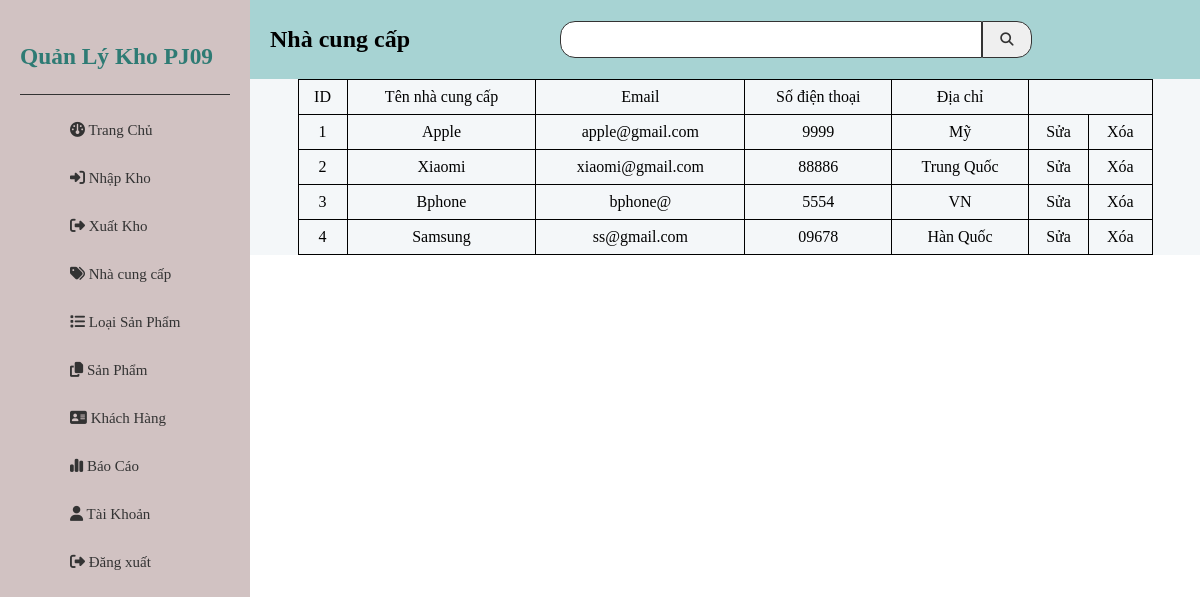
Screenshot of /TimKiemNCC.php with the database file from the repository.
### tables this page shows
CREATE TABLE `nhacungcap` (
  `id_nha_cc` int(50) NOT NULL,
  `ten_nha_cc` varchar(20) NOT NULL,
  `email_nha_cc` varchar(20) NOT NULL,
  `sdt_nha_cc` varchar(255) NOT NULL,
  `dia_chi_nha_cc` varchar(255) NOT NULL
);

### TimKiemNCC.php (the view, shortened to what this page needs)
<!DOCTYPE html>
<html lang="en">
<head>
    <link rel="stylesheet" href="index.css">
    <link rel="stylesheet" href="SanPham.css">
    <link rel="stylesheet" href="add.css">
</head>
<body>
    <div class="sidebar">
        <div class="sidebar-header">
            <h3><a href="TrangChu.php">Quản Lý Kho PJ09</a></h3>
        </div>
        <div class="sidebar-content">
            <ul>
                <li><a href="TrangChu.php"><i class="fa-solid fa-gauge"></i> Trang Chủ</a></li>
                <li><a href="NhapKho.php"><i class="fa-solid fa-right-to-bracket"></i> Nhập Kho</a></li>
                <li><a href="XuatKho.php"><i class="fa-solid fa-right-from-bracket"></i> Xuất Kho</a></li>
                <li><a href="NhaCungCap.php"><i class="fa-solid fa-tags"></i> Nhà cung cấp</a></li>
                <li><a href="LoaiSanPham.php"><i class="fa-solid fa-list"></i> Loại Sản Phẩm</a></li>
                <li><a href="SanPham.php"><i class="fa-solid fa-copy"></i> Sản Phẩm</a></li>
                <li><a href="KhachHang.php"><i class="fa-solid fa-address-card"></i> Khách Hàng</a></li>
                <li><a href="BaoCao.php"><i class="fa-solid fa-chart-simple"></i> Báo Cáo</a></li>
                <li><a href="TaiKhoan.php"><i class="fa-solid fa-user"></i> Tài Khoản</a></li>
                <li><a href="DangNhap.php"><i class="fa-solid fa-right-from-bracket"></i> Đăng xuất</a></li>
            </ul>
        </div>
    </div>
    <div class="content">
        <form class="timkiem" action="TimKiemNCC.php" method="post" placeholder="Tìm kiếm">
            <h1>Nhà cung cấp</h1>
            <input type ="text" name="noidung">
            <button type="submit" name ="search"><i class="fas fa-search"></i></button>
        </form>
        <?php
        if(isset($_POST["search"])){
            $noidung = $_POST['noidung'];
        }else {
            echo $noidung =false;
        }
        ?>
    <table>
            <thead>
                <tr>
                    <td>ID</td>
                    <td>Tên nhà cung cấp</td>
                    <td>Email </td>
                    <td>Số điện thoại</td>
                    <td>Địa chỉ</td>
                </tr>
            </thead>
            <tbody>
                <?php
                    include("connect.php");
                    $sql = "SELECT * FROM nhacungcap WHERE ten_nha_cc LIKE '%$noidung%' OR sdt_nha_cc LIKE '%$noidung%' OR dia_chi_nha_cc LIKE '%$noidung%' OR email_nha_cc LIKE '%$noidung%'";
                    $result = mysqli_query($conn, $sql);
                    while ($row = mysqli_fetch_array($result)) {
                ?>
                    <tr>
                        <td><?php echo $row['id_nha_cc']?> </td>
                        <td><?php echo $row['ten_nha_cc']?> </td>
                        <td><?php echo $row['email_nha_cc']?> </td>
                        <td><?php echo $row['sdt_nha_cc']?> </td>
                        <td><?php echo $row['dia_chi_nha_cc']?> </td>
                        <td>
                            <span> <a href="SuaNhaCungCap.php?this_id=<?php echo $row['id_nha_cc'] ?>"> Sửa   </a></span>
                        </td>
                        <td>
                            <span> <a href="XoaNhaCungCap.php?this_id=<?php echo $row['id_nha_cc'] ?>"> Xóa </a></span>
                        </td>
                    </tr>
                <?php } ?>
            </tbody>
        </table>
    </div>
</body>
</html>

### index.css (style rules this page uses)
body { margin: 0; }
.sidebar { width:250px; background-color:#d1c2c2; padding: 20px; box-sizing: border-box; position: fixed; height: 100%; top: 0; }
.sidebar-header { font-size: 20px; font-weight: bold; margin-bottom: 10px; border-bottom: 1px solid #333; }
.sidebar-header h3 a { text-decoration: none; color:#2e7b74; }
.sidebar-content ul { list-style: none; }
.sidebar-content li { margin-bottom: 15px; }
.sidebar-content li { width: 100%; border: none; background: none; }
.sidebar-content a { text-decoration: none; color: #333; font-size: 15px; }
.sidebar-content li { margin-bottom: 10px; width: 100%; }
.sidebar-content li { width: 100%; padding: 10px; text-align: left; }
.content { margin-left: 250px; box-sizing: border-box; background-color: #f4f7f9 ; height:100%; }
h1 { font-size: 24px; text-align: center; }

### SanPham.css (style rules this page uses)
table { width: 90%; border-collapse: collapse; margin: 0 auto; }
table, th, td { border: 1px solid black; }
th, td { padding: 8px; text-align: center; }
th, td a { text-decoration: none; color:black; }

### add.css (style rules this page uses)
.timkiem { background-color: rgb(167, 211, 211); display: flex; border:none; justify-content:start; align-items: center; padding: 10px; }
.timkiem h1 { margin-right: 150px; margin-left: 10px; }
.timkiem input[type="text"] { padding: 10px; width: 400px; border: 1px solid #333; border-radius: 15px 0 0 15px ; color:#708090; }
.timkiem button[name="search"] { padding: 10px; width:50px; color: #333; border: none; border: 1px solid #333; border-radius: 0 15px 15px 0; cursor: pointer; }

### rows the page displays
nhacungcap: id_nha_cc "1", ten_nha_cc "Apple", email_nha_cc "apple@gmail.com", sdt_nha_cc "9999", dia_chi_nha_cc "Mỹ"
nhacungcap: id_nha_cc "2", ten_nha_cc "Xiaomi", email_nha_cc "xiaomi@gmail.com", sdt_nha_cc "88886", dia_chi_nha_cc "Trung Quốc"
nhacungcap: id_nha_cc "3", ten_nha_cc "Bphone", email_nha_cc "bphone@", sdt_nha_cc "5554", dia_chi_nha_cc "VN"
nhacungcap: id_nha_cc "4", ten_nha_cc "Samsung", email_nha_cc "ss@gmail.com", sdt_nha_cc "09678", dia_chi_nha_cc "Hàn Quốc"
